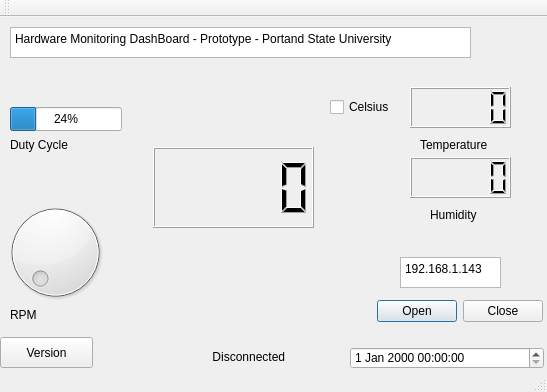
<?xml version="1.0" encoding="UTF-8"?>
<ui version="4.0">
 <class>MyWindow</class>
 <widget class="QMainWindow" name="MyWindow">
  <property name="geometry">
   <rect>
    <x>0</x>
    <y>0</y>
    <width>547</width>
    <height>392</height>
   </rect>
  </property>
  <property name="windowTitle">
   <string>MyWindow</string>
  </property>
  <widget class="QWidget" name="centralWidget">
   <widget class="QPlainTextEdit" name="plainTextEdit">
    <property name="geometry">
     <rect>
      <x>10</x>
      <y>10</y>
      <width>461</width>
      <height>31</height>
     </rect>
    </property>
    <property name="plainText">
     <string>Hardware Monitoring DashBoard - Prototype - Portand State University</string>
    </property>
   </widget>
   <widget class="QDial" name="dial">
    <property name="geometry">
     <rect>
      <x>0</x>
      <y>180</y>
      <width>111</width>
      <height>111</height>
     </rect>
    </property>
   </widget>
   <widget class="QPushButton" name="pushButton">
    <property name="geometry">
     <rect>
      <x>0</x>
      <y>320</y>
      <width>93</width>
      <height>31</height>
     </rect>
    </property>
    <property name="text">
     <string>Version</string>
    </property>
    <property name="checkable">
     <bool>false</bool>
    </property>
   </widget>
   <widget class="QDateTimeEdit" name="system_clock">
    <property name="geometry">
     <rect>
      <x>350</x>
      <y>330</y>
      <width>194</width>
      <height>22</height>
     </rect>
    </property>
   </widget>
   <widget class="QProgressBar" name="progressBar">
    <property name="geometry">
     <rect>
      <x>10</x>
      <y>90</y>
      <width>112</width>
      <height>24</height>
     </rect>
    </property>
    <property name="value">
     <number>24</number>
    </property>
   </widget>
   <widget class="QLCDNumber" name="lcdNumber">
    <property name="geometry">
     <rect>
      <x>410</x>
      <y>70</y>
      <width>101</width>
      <height>41</height>
     </rect>
    </property>
   </widget>
   <widget class="QLCDNumber" name="lcdNumber_2">
    <property name="geometry">
     <rect>
      <x>410</x>
      <y>140</y>
      <width>101</width>
      <height>41</height>
     </rect>
    </property>
   </widget>
   <widget class="QSlider" name="verticalSlider">
    <property name="geometry">
     <rect>
      <x>770</x>
      <y>30</y>
      <width>22</width>
      <height>84</height>
     </rect>
    </property>
    <property name="orientation">
     <enum>Qt::Vertical</enum>
    </property>
   </widget>
   <widget class="QLabel" name="label">
    <property name="geometry">
     <rect>
      <x>420</x>
      <y>120</y>
      <width>81</width>
      <height>16</height>
     </rect>
    </property>
    <property name="text">
     <string>Temperature</string>
    </property>
   </widget>
   <widget class="QCheckBox" name="checkBox">
    <property name="geometry">
     <rect>
      <x>330</x>
      <y>80</y>
      <width>81</width>
      <height>20</height>
     </rect>
    </property>
    <property name="text">
     <string>Celsius</string>
    </property>
   </widget>
   <widget class="QLabel" name="label_2">
    <property name="geometry">
     <rect>
      <x>430</x>
      <y>190</y>
      <width>81</width>
      <height>16</height>
     </rect>
    </property>
    <property name="text">
     <string>Humidity</string>
    </property>
   </widget>
   <widget class="QDialogButtonBox" name="buttonBox">
    <property name="geometry">
     <rect>
      <x>350</x>
      <y>280</y>
      <width>193</width>
      <height>28</height>
     </rect>
    </property>
    <property name="standardButtons">
     <set>QDialogButtonBox::Close|QDialogButtonBox::Open</set>
    </property>
   </widget>
   <widget class="QPlainTextEdit" name="ip_address">
    <property name="geometry">
     <rect>
      <x>400</x>
      <y>240</y>
      <width>101</width>
      <height>31</height>
     </rect>
    </property>
    <property name="plainText">
     <string>192.168.1.143</string>
    </property>
   </widget>
   <widget class="QLabel" name="label_3">
    <property name="geometry">
     <rect>
      <x>10</x>
      <y>290</y>
      <width>81</width>
      <height>16</height>
     </rect>
    </property>
    <property name="text">
     <string>RPM</string>
    </property>
   </widget>
   <widget class="QLabel" name="label_4">
    <property name="geometry">
     <rect>
      <x>10</x>
      <y>120</y>
      <width>81</width>
      <height>16</height>
     </rect>
    </property>
    <property name="text">
     <string>Duty Cycle</string>
    </property>
   </widget>
   <widget class="QLabel" name="connection_status">
    <property name="geometry">
     <rect>
      <x>160</x>
      <y>330</y>
      <width>151</width>
      <height>20</height>
     </rect>
    </property>
    <property name="text">
     <string>        Disconnected</string>
    </property>
    <property name="alignment">
     <set>Qt::AlignCenter</set>
    </property>
   </widget>
   <widget class="QLCDNumber" name="lcdNumber_3">
    <property name="geometry">
     <rect>
      <x>153</x>
      <y>130</y>
      <width>161</width>
      <height>81</height>
     </rect>
    </property>
   </widget>
  </widget>
  <widget class="QToolBar" name="mainToolBar">
   <attribute name="toolBarArea">
    <enum>TopToolBarArea</enum>
   </attribute>
   <attribute name="toolBarBreak">
    <bool>false</bool>
   </attribute>
  </widget>
  <widget class="QStatusBar" name="statusBar"/>
 </widget>
 <layoutdefault spacing="6" margin="11"/>
 <resources/>
 <connections/>
</ui>
